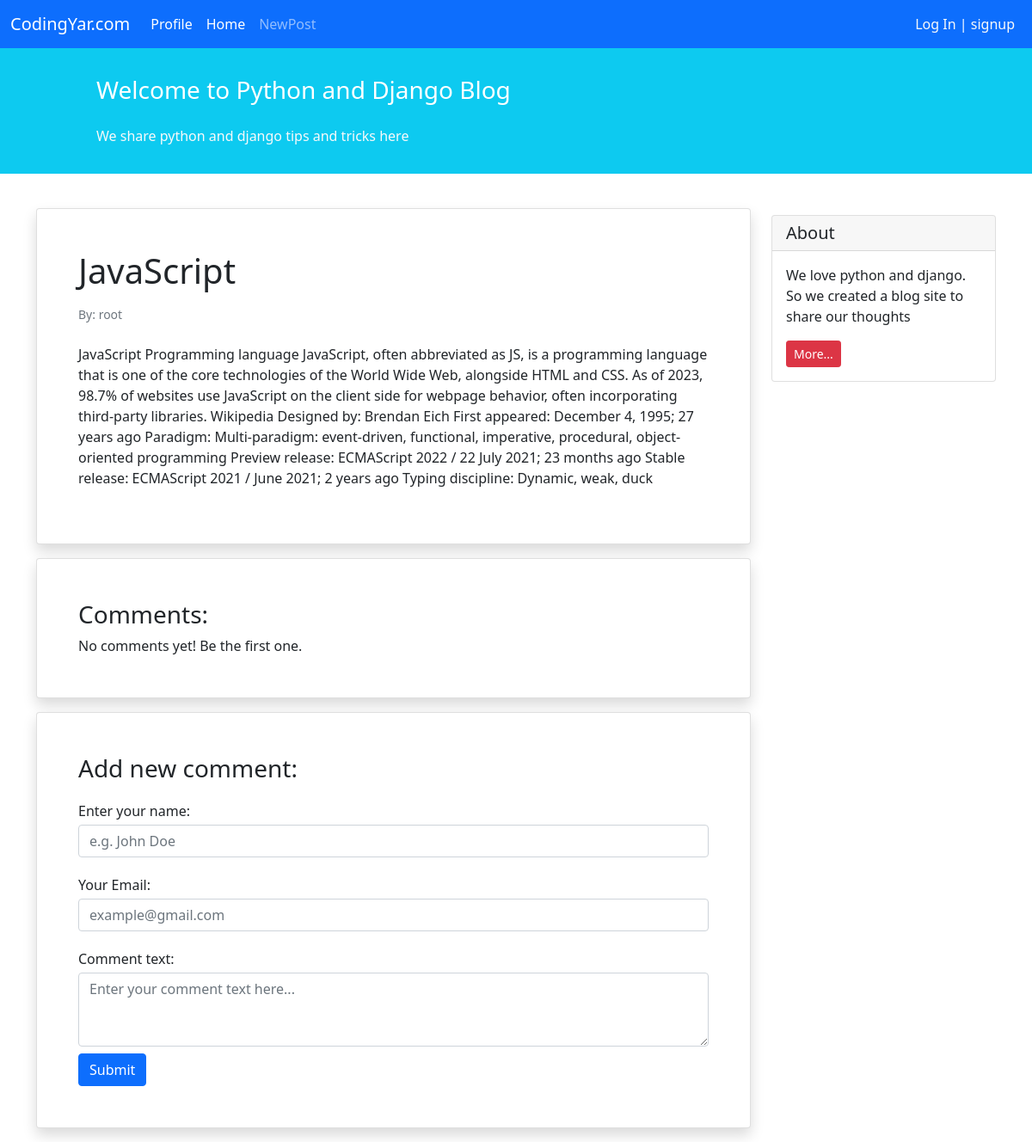
The app's page /blog/2/ with its own data.
### blog/models.py (models this page shows, shortened)
class Post(models.Model):
    STATUS_CHOICES = (
        ('Pub', 'Published'),
        ('Drf', 'Draft'),
    )
    title = models.CharField(max_length=100)
    text = models.TextField()
    author = models.ForeignKey("auth.User", on_delete=models.CASCADE)
    datetime_creation = models.DateTimeField(auto_now_add=True)
    datetime_modified = models.DateTimeField(auto_now=True)
    status = models.CharField(max_length=3, choices=STATUS_CHOICES)

### blog/views.py (the view)
# urls.py: path('<int:pk>/', views.PostDetailView.as_view(), name='post_detail'),
class PostDetailView(generic.DetailView):
    model = Post
    template_name = "blog/post_detail.html"
    context_object_name = "post"

### blog/templates/blog/post_detail.html (shortened to what this page needs)
{% extends '_base.html' %}
{% block content %}
<div class="container mt-4">
  <div class="row">
    <div class="col-9">
      <div class="card shadow my-3 p-5">
        <h1>{{post.title}}</h1>
        <p class="small text-muted mt-2">By: {{post.author}}</p>
        <p class="mt-2">{{post.text}}</p>
      </div>
      <div class="card shadow my-3 p-5">
        <h3>Comments:</h3>
        No comments yet! Be the first one.
      </div>
      <div class="card shadow my-3 p-5">
        <h3>Add new comment:</h3>
        <form method="POST">
          <div class="form-group py-2">
            <label class="py-1" for="author_name">Enter your name:</label>
            <input
              type="text"
              class="form-control"
              placeholder="e.g. John Doe"
              name="author_name"
            />
          </div>
          <div class="form-group py-2">
            <label class="py-1" for="email">Your Email:</label>
            <input
              type="email"
              class="form-control"
              placeholder="example@gmail.com"
              name="email"
            />
          </div>
          <div class="form-group py-2">
            <label class="py-1" for="comment_text">Comment text:</label>
            <textarea
              class="form-control"
              name="text"
              rows="3"
              placeholder="Enter your comment text here..."
            ></textarea>
          </div>
          <button type="submit" class="btn btn-primary">Submit</button>
        </form>
      </div>
    </div>
    <div class="col-3">
      <div class="card my-4">
        <h5 class="card-header">About</h5>
        <div class="card-body">
          <p class="card-text">
            We love python and django. So we created a blog site to share our
            thoughts
          </p>
          <a href="#" class="btn btn-sm btn-danger"> More... </a>
        </div>
      </div>
    </div>
  </div>
</div>
{% endblock content %}

### records on screen
Post: title "JavaScript", author "root", text "JavaScript Programming language JavaScript, often abbreviated as JS, is a programming language that is one of the core technologies of the World Wide Web, alongside HTML and CSS. As of 2023, 98.7% of websites use JavaScript on the client side for webpage behavior, often incorporating third-party libraries. Wikipedia Designed by: Brendan Eich First appeared: December 4, 1995; 27 years ago Paradigm: Multi-paradigm: event-driven, functional, imperative, procedural, object-oriented programming Preview release: ECMAScript 2022 / 22 July 2021; 23 months ago Stable release: ECMAScript 2021 / June 2021; 2 years ago Typing discipline: Dynamic, weak, duck"
